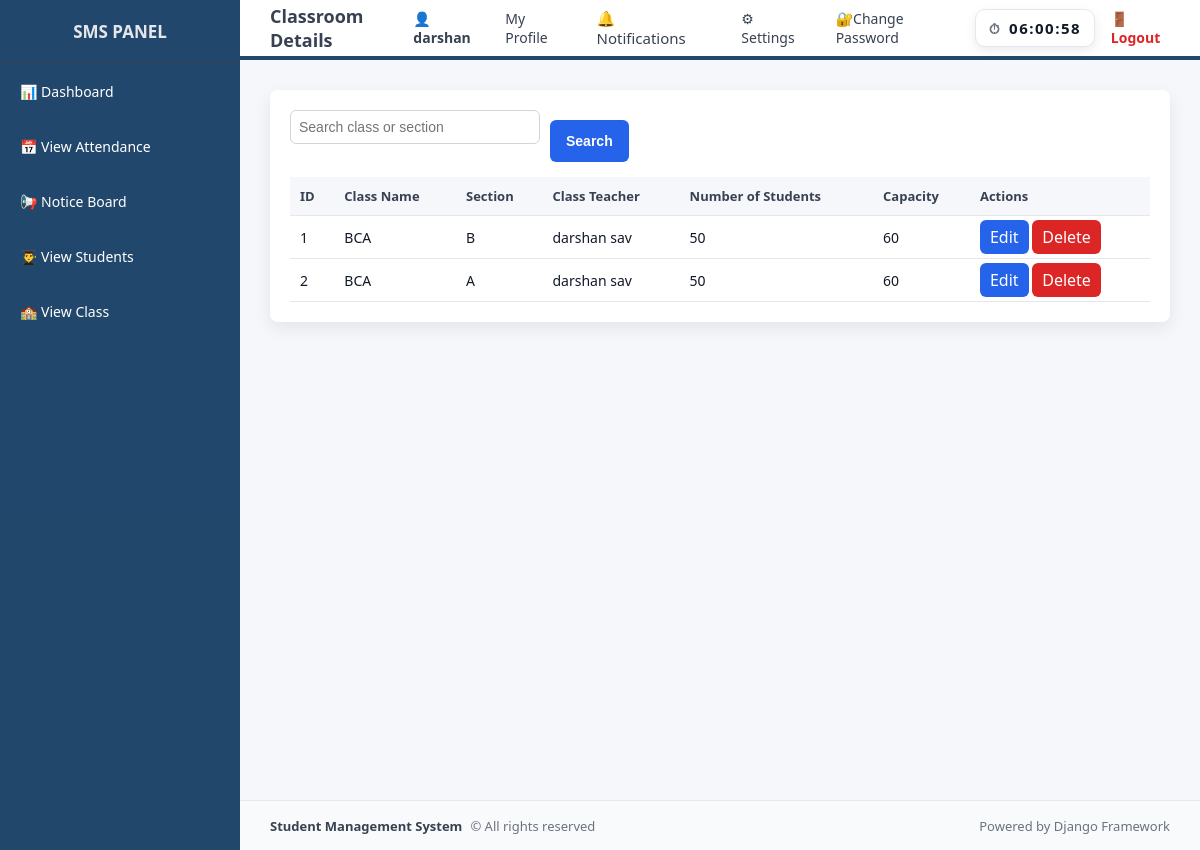
/view_classroom/ (signed in), run on an earlier commit of the app's database.
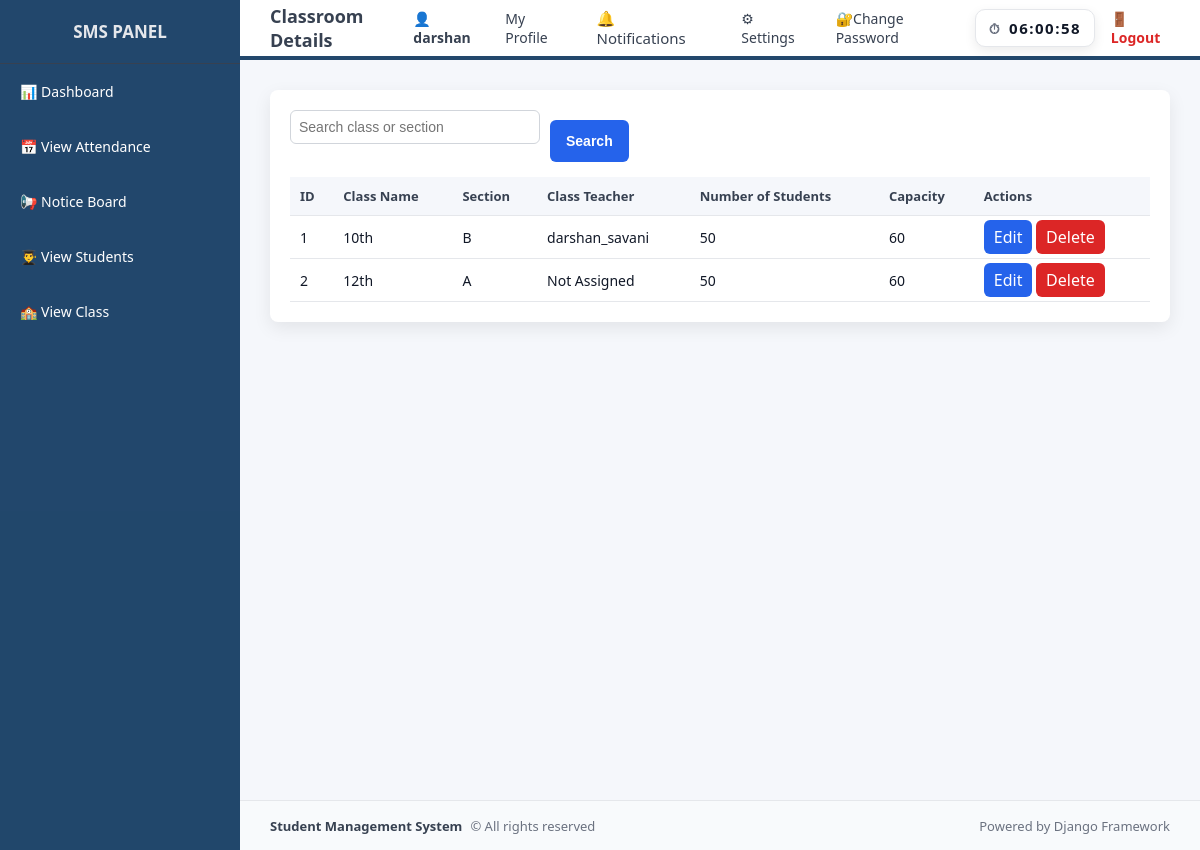
And on a later commit of the database.
### school/models.py (models this page shows, shortened)
class ClassRoom(models.Model):
    class_name = models.CharField(max_length=50)
    section = models.CharField(max_length=10)
    class_teacher = models.ForeignKey(
        User,
        on_delete=models.SET_NULL,
        null=True,
        blank=True,
        related_name='class_teacher'
    )
    total_students = models.PositiveIntegerField()
    capacity = models.PositiveIntegerField()
    class meta :
        unique_together = ('class_name', 'section')
        ordering = ('class_name', 'section')

### school/views.py (the view)
# urls.py: path('view_classroom/', views.view_classroom, name="view_classroom"),
@login_required
def view_classroom(request):
    search = request.GET.get('search')
    classrooms = ClassRoom.objects.all()
    if search:
        classrooms = classrooms.filter(
        Q(class_name__icontains=search)|
        Q(section__icontains=search)
        )
    return render(request, 'school/view_classroom.html', {
        'classroom': classrooms
    })

### school/context_processors.py (called while the page is built)
def notification_count(request):
    if request.user.is_authenticated:
        count = Notification.objects.filter(
            user = request.user,
            is_read = False
        ).count()
    else:
        count = 0
    return {'notification_count': count}

def user_roles(request):
    user = request.user
    return {
        'is_admin': user.is_authenticated and (
            user.is_superuser or user.groups.filter(name='Admin').exists()
        ),
        'is_teacher': user.is_authenticated and user.groups.filter(name='Teacher').exists(),
        'is_student': user.is_authenticated and user.groups.filter(name='Student').exists(),
    }

### templates/school/view_classroom.html (shortened to what this page needs)
{% extends "school/base.html" %}
{% block page_title %}Classroom Details{% endblock %}
{% block content %}
<div class="table-wrapper">
    <form method="GET" style="margin-bottom:15px; display:flex; gap:10px;">
    <input type="text"
           name="search"
           placeholder="Search class or section"
           value="{{ request.GET.search }}"
           style="padding:8px; width:250px;">
    <button class="btn">Search</button>
    </form>
    <table class="table">
        <thead>
            <tr>
                <th>ID</th>
                <th>Class Name</th>
                <th>Section</th>
                <th>Class Teacher</th>
                <th>Number of Students</th>
                <th>Capacity</th>
                <th>Actions</th>
            </tr>
        </thead>
        <tbody>
        {% for room in classroom %}
        <tr>
            <td>{{ forloop.counter }}</td>
            <td>{{ room.class_name }}</td>
            <td>{{ room.section }}</td>
            <td>
                {{ room.class_teacher.username|default:"Not Assigned" }}
            </td>
            <td>{{ room.total_students }}</td>
            <td>{{ room.capacity }}</td>
            <td>
                <a href="{% url 'update_classroom' room.id %}" class="btn-sm btn-edit">Edit</a>
                <a href="{% url 'delete_classroom' room.id %}" class="btn-sm btn-delete">Delete</a>
            </td>
        </tr>
        {% empty %}
        <tr>
            <td colspan="6" style="text-align:center; color:#6b7280;">
                No ClassRoom Available
            </td>
        </tr>
        {% endfor %}
    </tbody>
    </table>
</div>
{% endblock %}

What changed in the data, as far as the page shows it:
changed ClassRoom: class_name "BCA" → "10th"; class_teacher.username "darshan sav" → "darshan_savani"
changed ClassRoom: class_name "BCA" → "12th"; class_teacher.username "darshan sav" → "Not Assigned"
